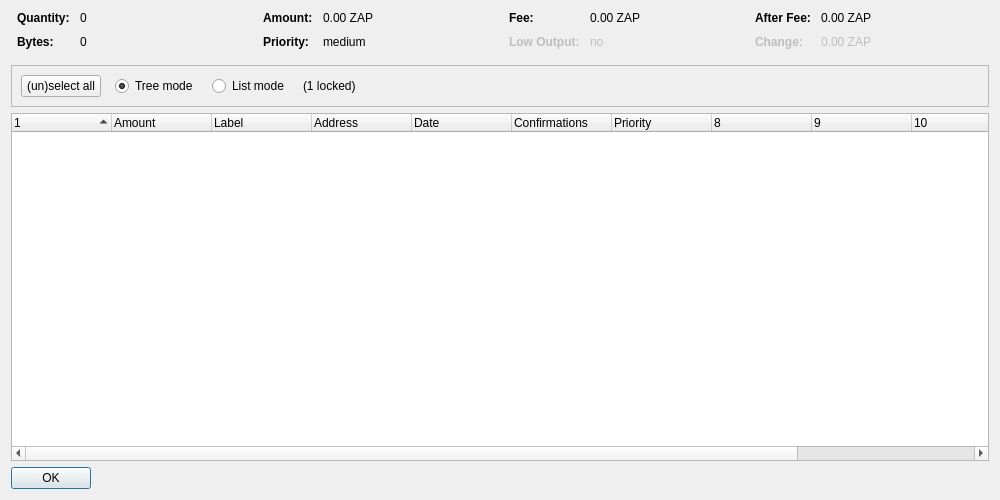
<?xml version="1.0" encoding="UTF-8"?>
<ui version="4.0">
 <class>CoinControlDialog</class>
 <widget class="QDialog" name="CoinControlDialog">
  <property name="geometry">
   <rect>
    <x>0</x>
    <y>0</y>
    <width>1000</width>
    <height>500</height>
   </rect>
  </property>
  <property name="windowTitle">
   <string>Coin Control Address Selection</string>
  </property>
  <layout class="QVBoxLayout" name="verticalLayout">
   <item>
    <layout class="QHBoxLayout" name="horizontalLayoutTop" stretch="0,0,0,0">
     <property name="topMargin">
      <number>0</number>
     </property>
     <property name="bottomMargin">
      <number>10</number>
     </property>
     <item>
      <layout class="QFormLayout" name="formLayoutCoinControl1">
       <property name="horizontalSpacing">
        <number>10</number>
       </property>
       <property name="verticalSpacing">
        <number>10</number>
       </property>
       <property name="leftMargin">
        <number>6</number>
       </property>
       <property name="rightMargin">
        <number>6</number>
       </property>
       <item row="0" column="0">
        <widget class="QLabel" name="labelCoinControlQuantityText">
         <property name="font">
          <font>
           <weight>75</weight>
           <bold>true</bold>
          </font>
         </property>
         <property name="text">
          <string>Quantity:</string>
         </property>
        </widget>
       </item>
       <item row="0" column="1">
        <widget class="QLabel" name="labelCoinControlQuantity">
         <property name="cursor">
          <cursorShape>IBeamCursor</cursorShape>
         </property>
         <property name="contextMenuPolicy">
          <enum>Qt::ActionsContextMenu</enum>
         </property>
         <property name="text">
          <string notr="true">0</string>
         </property>
         <property name="textInteractionFlags">
          <set>Qt::LinksAccessibleByMouse|Qt::TextSelectableByKeyboard|Qt::TextSelectableByMouse</set>
         </property>
        </widget>
       </item>
       <item row="1" column="0">
        <widget class="QLabel" name="labelCoinControlBytesText">
         <property name="font">
          <font>
           <weight>75</weight>
           <bold>true</bold>
          </font>
         </property>
         <property name="text">
          <string>Bytes:</string>
         </property>
        </widget>
       </item>
       <item row="1" column="1">
        <widget class="QLabel" name="labelCoinControlBytes">
         <property name="cursor">
          <cursorShape>IBeamCursor</cursorShape>
         </property>
         <property name="contextMenuPolicy">
          <enum>Qt::ActionsContextMenu</enum>
         </property>
         <property name="text">
          <string notr="true">0</string>
         </property>
         <property name="textInteractionFlags">
          <set>Qt::LinksAccessibleByMouse|Qt::TextSelectableByKeyboard|Qt::TextSelectableByMouse</set>
         </property>
        </widget>
       </item>
      </layout>
     </item>
     <item>
      <layout class="QFormLayout" name="formLayoutCoinControl2">
       <property name="horizontalSpacing">
        <number>10</number>
       </property>
       <property name="verticalSpacing">
        <number>10</number>
       </property>
       <property name="leftMargin">
        <number>6</number>
       </property>
       <property name="rightMargin">
        <number>6</number>
       </property>
       <item row="0" column="0">
        <widget class="QLabel" name="labelCoinControlAmountText">
         <property name="font">
          <font>
           <weight>75</weight>
           <bold>true</bold>
          </font>
         </property>
         <property name="text">
          <string>Amount:</string>
         </property>
        </widget>
       </item>
       <item row="0" column="1">
        <widget class="QLabel" name="labelCoinControlAmount">
         <property name="cursor">
          <cursorShape>IBeamCursor</cursorShape>
         </property>
         <property name="contextMenuPolicy">
          <enum>Qt::ActionsContextMenu</enum>
         </property>
         <property name="text">
          <string notr="true">0.00 ZAP</string>
         </property>
         <property name="textInteractionFlags">
          <set>Qt::LinksAccessibleByMouse|Qt::TextSelectableByKeyboard|Qt::TextSelectableByMouse</set>
         </property>
        </widget>
       </item>
       <item row="1" column="0">
        <widget class="QLabel" name="labelCoinControlPriorityText">
         <property name="font">
          <font>
           <weight>75</weight>
           <bold>true</bold>
          </font>
         </property>
         <property name="text">
          <string>Priority:</string>
         </property>
        </widget>
       </item>
       <item row="1" column="1">
        <widget class="QLabel" name="labelCoinControlPriority">
         <property name="cursor">
          <cursorShape>IBeamCursor</cursorShape>
         </property>
         <property name="contextMenuPolicy">
          <enum>Qt::ActionsContextMenu</enum>
         </property>
         <property name="text">
          <string notr="true">medium</string>
         </property>
         <property name="textInteractionFlags">
          <set>Qt::LinksAccessibleByMouse|Qt::TextSelectableByKeyboard|Qt::TextSelectableByMouse</set>
         </property>
        </widget>
       </item>
      </layout>
     </item>
     <item>
      <layout class="QFormLayout" name="formLayoutCoinControl3">
       <property name="horizontalSpacing">
        <number>10</number>
       </property>
       <property name="verticalSpacing">
        <number>10</number>
       </property>
       <property name="leftMargin">
        <number>6</number>
       </property>
       <property name="rightMargin">
        <number>6</number>
       </property>
       <item row="0" column="0">
        <widget class="QLabel" name="labelCoinControlFeeText">
         <property name="font">
          <font>
           <weight>75</weight>
           <bold>true</bold>
          </font>
         </property>
         <property name="text">
          <string>Fee:</string>
         </property>
        </widget>
       </item>
       <item row="0" column="1">
        <widget class="QLabel" name="labelCoinControlFee">
         <property name="cursor">
          <cursorShape>IBeamCursor</cursorShape>
         </property>
         <property name="contextMenuPolicy">
          <enum>Qt::ActionsContextMenu</enum>
         </property>
         <property name="text">
          <string notr="true">0.00 ZAP</string>
         </property>
         <property name="textInteractionFlags">
          <set>Qt::LinksAccessibleByMouse|Qt::TextSelectableByKeyboard|Qt::TextSelectableByMouse</set>
         </property>
        </widget>
       </item>
       <item row="1" column="0">
        <widget class="QLabel" name="labelCoinControlLowOutputText">
         <property name="enabled">
          <bool>false</bool>
         </property>
         <property name="font">
          <font>
           <weight>75</weight>
           <bold>true</bold>
          </font>
         </property>
         <property name="text">
          <string>Low Output:</string>
         </property>
        </widget>
       </item>
       <item row="1" column="1">
        <widget class="QLabel" name="labelCoinControlLowOutput">
         <property name="enabled">
          <bool>false</bool>
         </property>
         <property name="cursor">
          <cursorShape>IBeamCursor</cursorShape>
         </property>
         <property name="contextMenuPolicy">
          <enum>Qt::ActionsContextMenu</enum>
         </property>
         <property name="text">
          <string notr="true">no</string>
         </property>
         <property name="textInteractionFlags">
          <set>Qt::LinksAccessibleByMouse|Qt::TextSelectableByKeyboard|Qt::TextSelectableByMouse</set>
         </property>
        </widget>
       </item>
      </layout>
     </item>
     <item>
      <layout class="QFormLayout" name="formLayoutCoinControl4">
       <property name="horizontalSpacing">
        <number>10</number>
       </property>
       <property name="verticalSpacing">
        <number>10</number>
       </property>
       <property name="leftMargin">
        <number>6</number>
       </property>
       <property name="rightMargin">
        <number>6</number>
       </property>
       <item row="0" column="0">
        <widget class="QLabel" name="labelCoinControlAfterFeeText">
         <property name="font">
          <font>
           <weight>75</weight>
           <bold>true</bold>
          </font>
         </property>
         <property name="text">
          <string>After Fee:</string>
         </property>
        </widget>
       </item>
       <item row="0" column="1">
        <widget class="QLabel" name="labelCoinControlAfterFee">
         <property name="cursor">
          <cursorShape>IBeamCursor</cursorShape>
         </property>
         <property name="contextMenuPolicy">
          <enum>Qt::ActionsContextMenu</enum>
         </property>
         <property name="text">
          <string notr="true">0.00 ZAP</string>
         </property>
         <property name="textInteractionFlags">
          <set>Qt::LinksAccessibleByMouse|Qt::TextSelectableByKeyboard|Qt::TextSelectableByMouse</set>
         </property>
        </widget>
       </item>
       <item row="1" column="0">
        <widget class="QLabel" name="labelCoinControlChangeText">
         <property name="enabled">
          <bool>false</bool>
         </property>
         <property name="font">
          <font>
           <weight>75</weight>
           <bold>true</bold>
          </font>
         </property>
         <property name="text">
          <string>Change:</string>
         </property>
        </widget>
       </item>
       <item row="1" column="1">
        <widget class="QLabel" name="labelCoinControlChange">
         <property name="enabled">
          <bool>false</bool>
         </property>
         <property name="cursor">
          <cursorShape>IBeamCursor</cursorShape>
         </property>
         <property name="contextMenuPolicy">
          <enum>Qt::ActionsContextMenu</enum>
         </property>
         <property name="text">
          <string notr="true">0.00 ZAP</string>
         </property>
         <property name="textInteractionFlags">
          <set>Qt::LinksAccessibleByMouse|Qt::TextSelectableByKeyboard|Qt::TextSelectableByMouse</set>
         </property>
        </widget>
       </item>
      </layout>
     </item>
    </layout>
   </item>
   <item>
    <widget class="QFrame" name="frame">
     <property name="minimumSize">
      <size>
       <width>0</width>
       <height>40</height>
      </size>
     </property>
     <property name="frameShape">
      <enum>QFrame::StyledPanel</enum>
     </property>
     <property name="frameShadow">
      <enum>QFrame::Sunken</enum>
     </property>
     <layout class="QHBoxLayout" name="horizontalLayout">
      <item>
       <layout class="QHBoxLayout" name="horizontalLayoutPanel" stretch="0,0,0,0,0">
        <property name="spacing">
         <number>14</number>
        </property>
        <item>
         <widget class="QPushButton" name="pushButtonSelectAll">
          <property name="sizePolicy">
           <sizepolicy hsizetype="Maximum" vsizetype="Fixed">
            <horstretch>0</horstretch>
            <verstretch>0</verstretch>
           </sizepolicy>
          </property>
          <property name="text">
           <string>(un)select all</string>
          </property>
         </widget>
        </item>
        <item>
         <widget class="QRadioButton" name="radioTreeMode">
          <property name="sizePolicy">
           <sizepolicy hsizetype="Maximum" vsizetype="Fixed">
            <horstretch>0</horstretch>
            <verstretch>0</verstretch>
           </sizepolicy>
          </property>
          <property name="text">
           <string>Tree mode</string>
          </property>
          <property name="checked">
           <bool>true</bool>
          </property>
         </widget>
        </item>
        <item>
         <widget class="QRadioButton" name="radioListMode">
          <property name="sizePolicy">
           <sizepolicy hsizetype="Maximum" vsizetype="Fixed">
            <horstretch>0</horstretch>
            <verstretch>0</verstretch>
           </sizepolicy>
          </property>
          <property name="text">
           <string>List mode</string>
          </property>
         </widget>
        </item>
        <item>
         <widget class="QLabel" name="labelLocked">
          <property name="text">
           <string notr="true">(1 locked)</string>
          </property>
         </widget>
        </item>
        <item>
         <spacer name="horizontalSpacer">
          <property name="orientation">
           <enum>Qt::Horizontal</enum>
          </property>
          <property name="sizeHint" stdset="0">
           <size>
            <width>40</width>
            <height>20</height>
           </size>
          </property>
         </spacer>
        </item>
       </layout>
      </item>
     </layout>
    </widget>
   </item>
   <item>
    <widget class="CoinControlTreeWidget" name="treeWidget">
     <property name="contextMenuPolicy">
      <enum>Qt::CustomContextMenu</enum>
     </property>
     <property name="sortingEnabled">
      <bool>false</bool>
     </property>
     <property name="columnCount">
      <number>12</number>
     </property>
     <attribute name="headerShowSortIndicator" stdset="0">
      <bool>true</bool>
     </attribute>
     <attribute name="headerStretchLastSection">
      <bool>false</bool>
     </attribute>
     <column>
      <property name="text">
       <string/>
      </property>
     </column>
     <column>
      <property name="text">
       <string>Amount</string>
      </property>
     </column>
     <column>
      <property name="text">
       <string notr="true">Label</string>
      </property>
     </column>
     <column>
      <property name="text">
       <string>Address</string>
      </property>
     </column>
     <column>
      <property name="text">
       <string>Date</string>
      </property>
     </column>
     <column>
      <property name="text">
       <string>Confirmations</string>
      </property>
      <property name="toolTip">
       <string>Confirmed</string>
      </property>
     </column>
     <column>
      <property name="text">
       <string>Priority</string>
      </property>
     </column>
     <column>
      <property name="text">
       <string/>
      </property>
     </column>
     <column>
      <property name="text">
       <string/>
      </property>
     </column>
     <column>
      <property name="text">
       <string/>
      </property>
     </column>
     <column>
      <property name="text">
       <string/>
      </property>
     </column>
     <column>
      <property name="text">
       <string/>
      </property>
     </column>
    </widget>
   </item>
   <item>
    <widget class="QDialogButtonBox" name="buttonBox">
     <property name="sizePolicy">
      <sizepolicy hsizetype="Maximum" vsizetype="Fixed">
       <horstretch>0</horstretch>
       <verstretch>0</verstretch>
      </sizepolicy>
     </property>
     <property name="orientation">
      <enum>Qt::Horizontal</enum>
     </property>
     <property name="standardButtons">
      <set>QDialogButtonBox::Ok</set>
     </property>
    </widget>
   </item>
  </layout>
 </widget>
 <customwidgets>
  <customwidget>
   <class>CoinControlTreeWidget</class>
   <extends>QTreeWidget</extends>
   <header>coincontroltreewidget.h</header>
  </customwidget>
 </customwidgets>
 <resources/>
 <connections/>
</ui>
